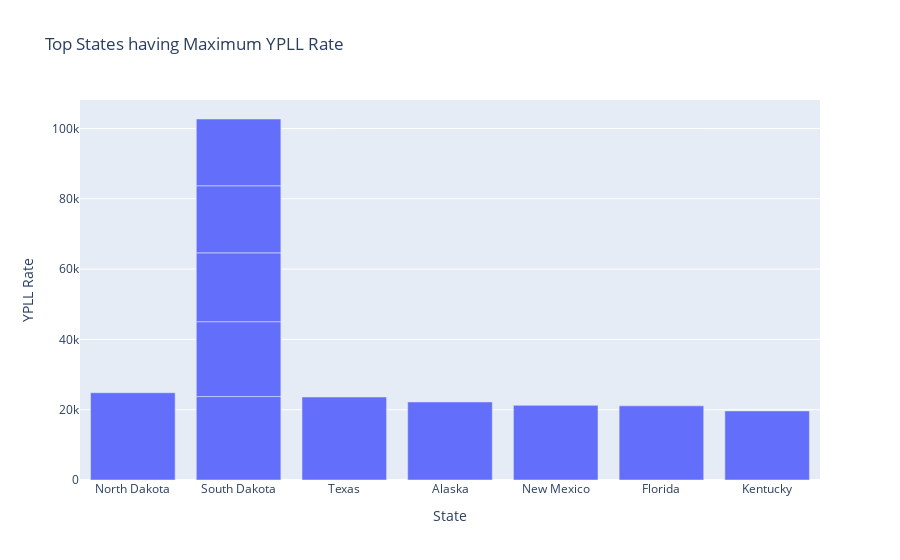

Here is the notebook cell this chart was saved with:
### Code cell
x = df_ypll['state']
y = df_ypll['ypll_rate']

fig = go.Figure([go.Bar(x=x, y=y)])

fig.update_layout(title='Top States having Maximum YPLL Rate',
                   xaxis_title='State',
                   yaxis_title='YPLL Rate')

fig.show()

### Figure 1 — Plotly figure (JSON) as saved in the notebook; plotly's stock layout.template omitted (floating-point values rounded to 4 significant figures)
{"data": [{"type": "bar", "x": ["North Dakota", "South Dakota", "Texas", "Alaska", "South Dakota", "New Mexico", "Florida", "Kentucky", "South Dakota", "South Dakota", "South Dakota"], "y": [24829, 23738, 23605, 22198, 21296, 21228, 21088, 19644, 19574, 19085, 18997]}], "layout": {"title": {"text": "Top States having Maximum YPLL Rate"}, "xaxis": {"title": {"text": "State"}}, "yaxis": {"title": {"text": "YPLL Rate"}}}}
